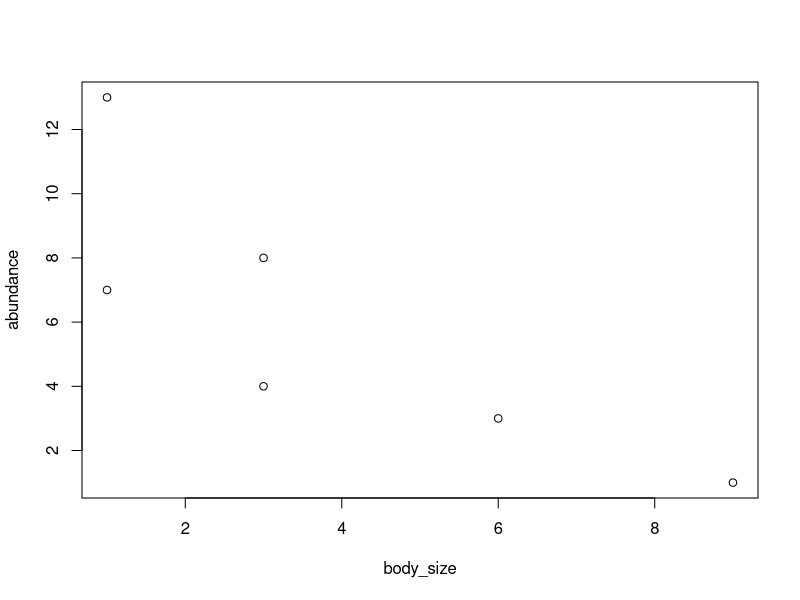
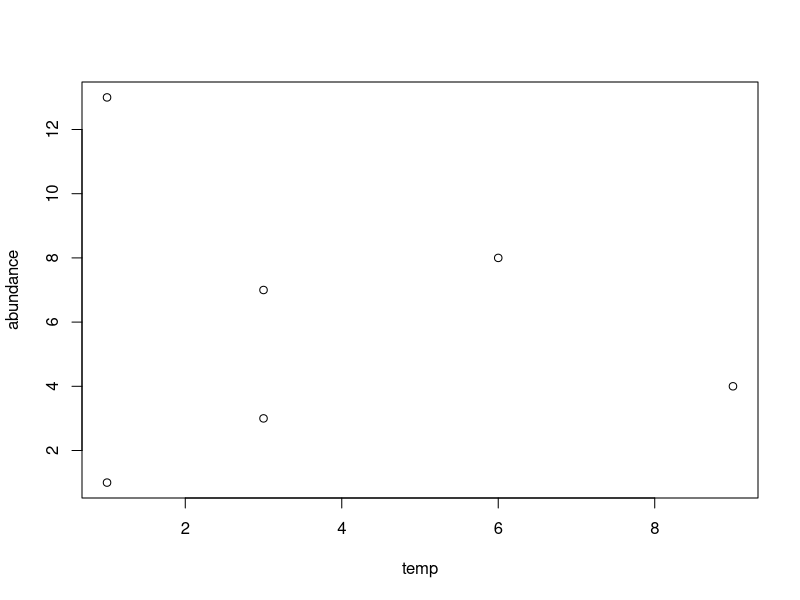
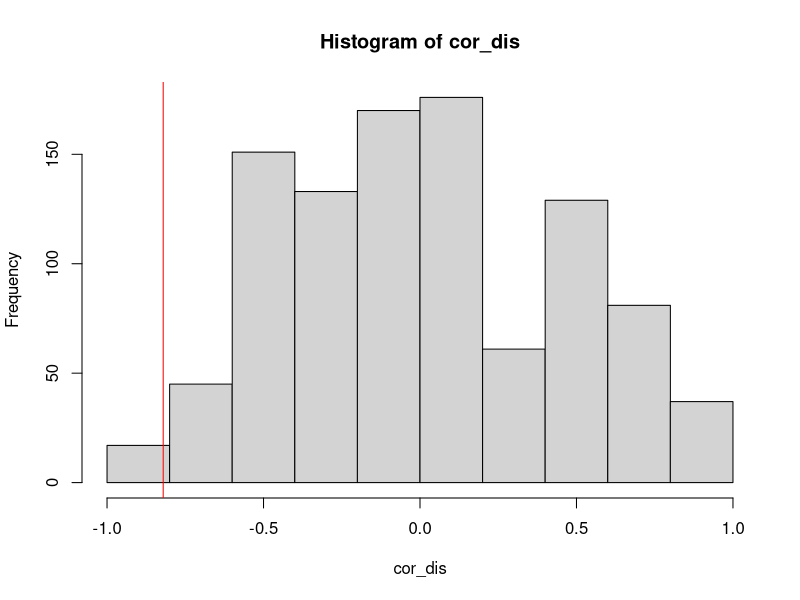
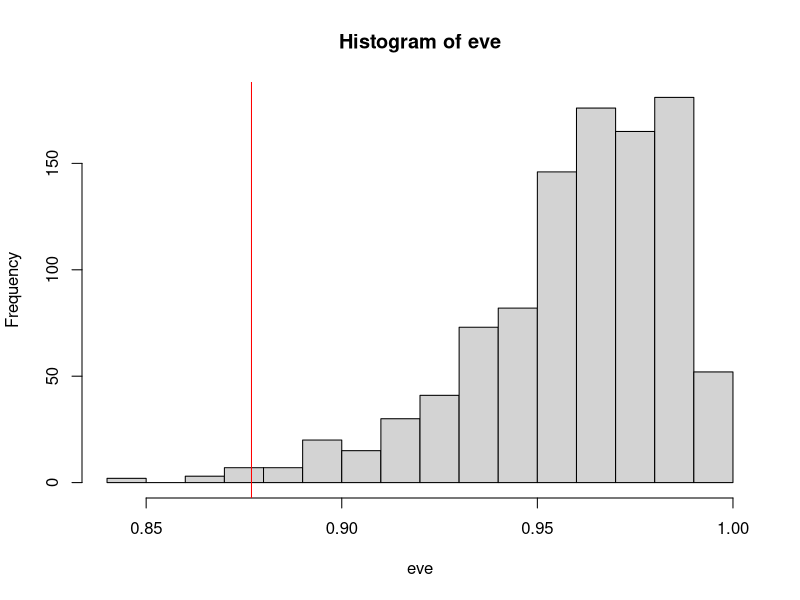
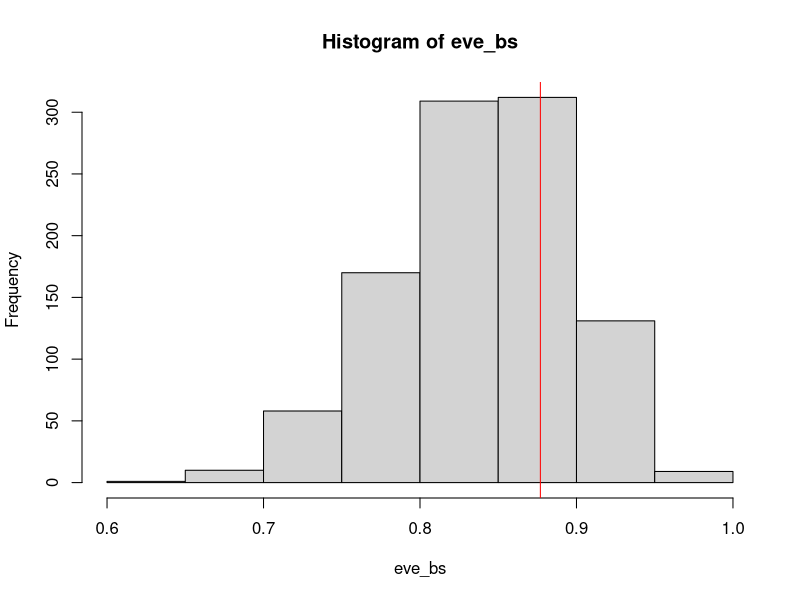

Source code (R) for these figures, in order:
# This scripy plays with null models as an
#excuse to learn loops

#a simple null model to test correlations

#data
abundance <- c(1,3,4,8,7,13)
body_size <- c(9,6,3,3,1,1)

plot(abundance ~ body_size)
corr <- cor(abundance,body_size)
corr
cor.test(abundance,body_size)

#NUll model approach
#brake all processess execpt chance.
#Expected vs observed

#let's break the abundance - bodysize association
temp <- sample(x = body_size,
       size = length(body_size),
       replace = FALSE)

plot(abundance ~ temp)
cor(abundance, sample(x = body_size,
                        size = length(body_size),
                        replace = FALSE))
#loop it 1000 times
cor_dis <- c()
for(i in 1:1000){
  temp <- sample(x = body_size,
                 size = length(body_size),
                 replace = FALSE)
  cor_dis[i] <- cor(abundance, temp)
}

hist(cor_dis)
abline(v = corr, col = "red")
?pnorm
pnorm(q = corr,
      mean = mean(cor_dis),
      sd = sd(cor_dis))

#How uneven are abundance distributions??
abundance
#function to calculate puelou's

#J shannon/log(richness)
#S The proportion of species i
#relative to the total number of species ->p(i)
#multiplied by the natural logarithm of this
#proportion (lnPi).
#The resulting product is sumed across
#species and multiplied by -1:
#S = -sum(pi * log (pi))
J <- function(v){
  p <- v/sum(v)
  s <- -sum(p*log(p))
  s/log(length(v))
}
J(v = abundance)
#Is this eveneness higher than expected?
#calculate expected evenness
#tip: We need to sample 36 individuals
 #and assign them to species randomly
#them group by species
rand <- sample(c("sp1","sp2", "sp3", "sp4", "sp5", "sp6"),
       size = sum(abundance),
       replace = TRUE)
comm <- table(rand)
J(comm)

eve <- c()
for(k in 1:1000){
  rand <- sample(c("sp1","sp2", "sp3", "sp4", "sp5", "sp6"),
                 size = sum(abundance),
                 replace = TRUE)
  comm <- table(rand)
  eve[k] <- J(comm)
}
hist(eve)
abline(v = J(abundance), col = "red")

#Is body size driving the eveness pattern?


body_size <- c(9,6,3,3,1,1)

eve_bs <- c()
for(k in 1:1000){
  rand <- sample(c("sp1","sp2", "sp3", "sp4", "sp5", "sp6"),
                 size = sum(abundance),
                 replace = TRUE,
                 prob = 1/body_size)
  comm <- table(rand)
  eve_bs[k] <- J(comm)
}
hist(eve_bs)
abline(v = J(abundance), col = "red")

pnorm(J(abundance),
      mean = mean(eve_bs),
      sd = sd(eve_bs))











